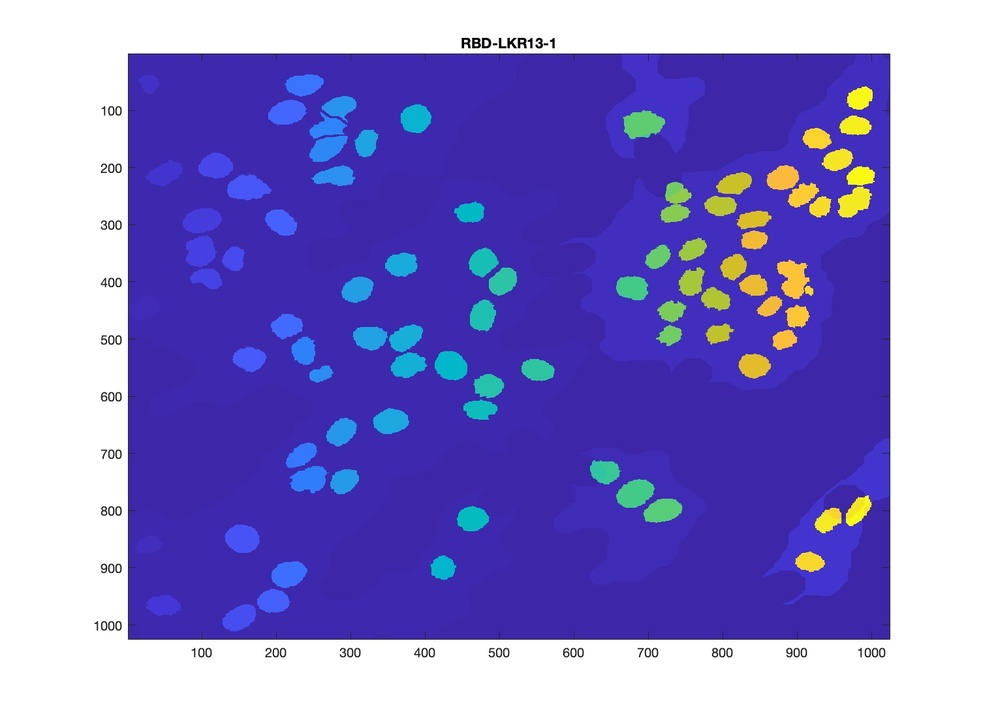
%> input picture CODE/IDP_R_1.jpg, 983 x 718 px, shrunk from 1506 x 1100 before the run
$ octave DP_input4.m   (GNU Octave 9; MATLAB toolbox functions it lacks are replaced by stand-ins)
%> lines starting %> are read from the running program, lines starting %| are printed output that depends on the picture
%% OUTPUT DAPI PHALLOIDIN COMBINATION PLOTS
figure

h1 = subplot(2,5,1)
imshow(imread("IDP_R_1.jpg"))

h2 = subplot(2,5,2)
imshow(imread("IDP_R_1_1.png"))
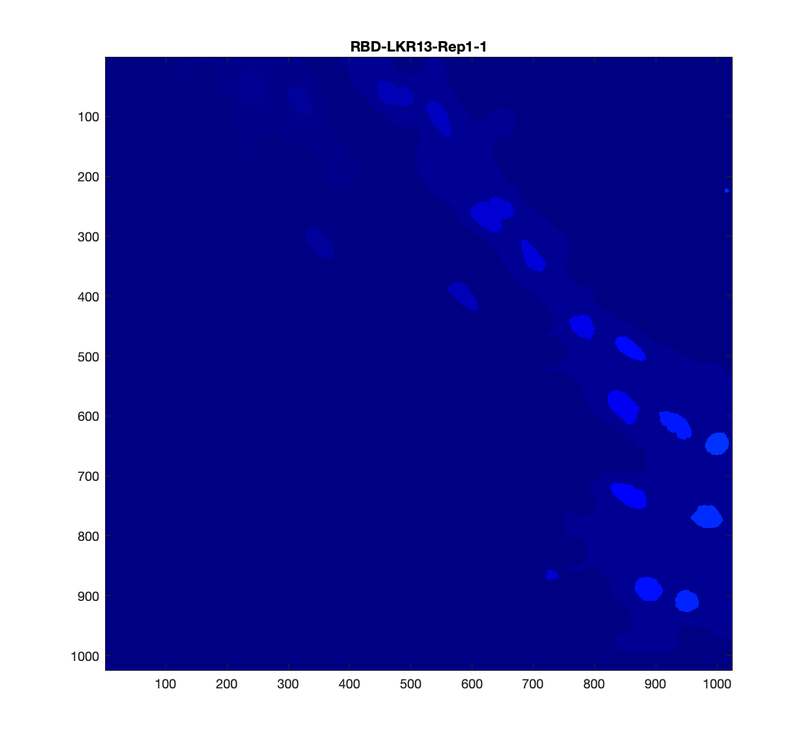
%> input picture CODE/IDP_R_1_1.png, 809 x 753 px, shrunk from 1240 x 1154 before the run

h3 = subplot(2,5,3)
imshow(imread("IDP_R_1_2.png"))
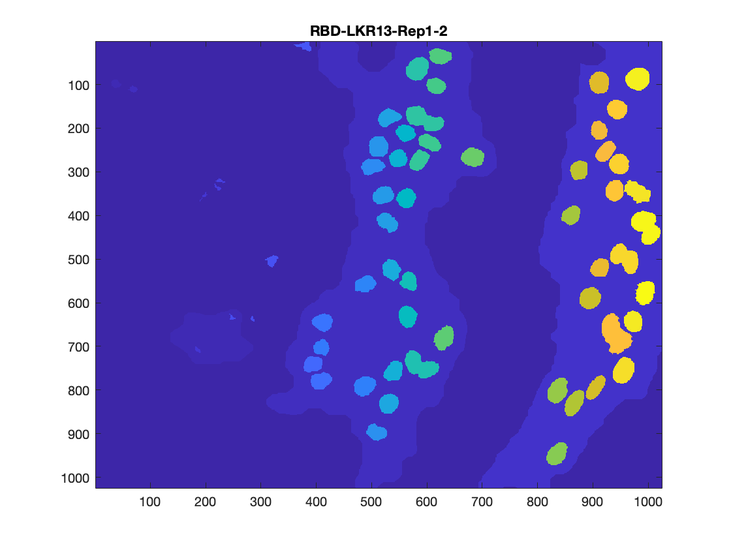
%> input picture CODE/IDP_R_1_2.png, 731 x 548 px, shrunk from 1120 x 840 before the run

h4 = subplot(2,5,4)
imshow(imread("IDP_R_1_4.png"))
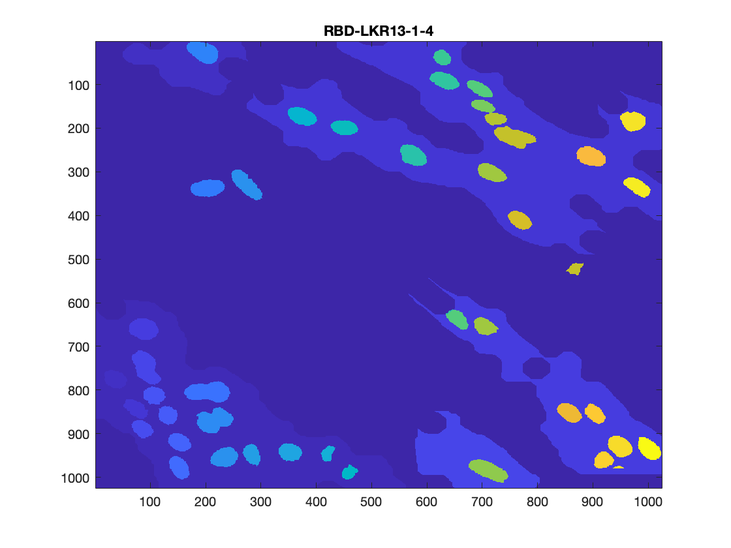
%> input picture CODE/IDP_R_1_4.png, 731 x 548 px, shrunk from 1120 x 840 before the run

h5 = subplot(2,5,5)
imshow(imread("IDP_R_1_5.png"))
%> (this line was passed over: imshow is not available in this run)

h6 = subplot(2,5,6)
imshow(imread("IDP_W_1.png"))
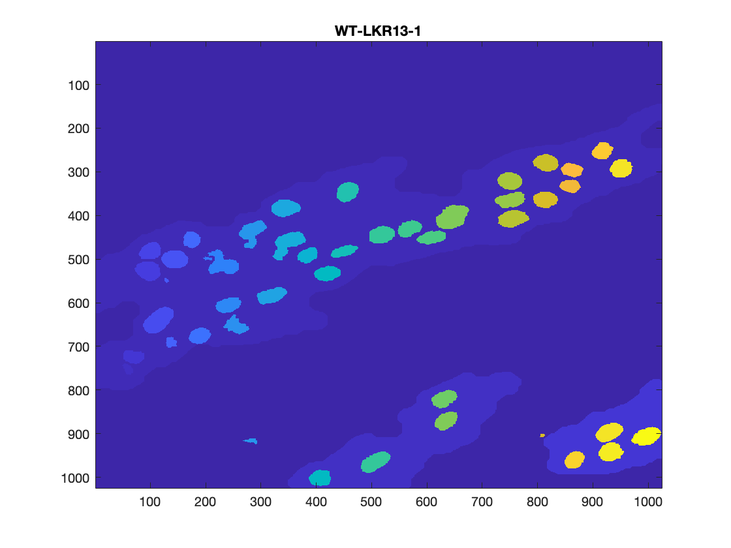
%> input picture CODE/IDP_W_1.png, 731 x 548 px, shrunk from 1120 x 840 before the run

h7 = subplot(2,5,7)
imshow(imread("IDP_W_1_1.png"))
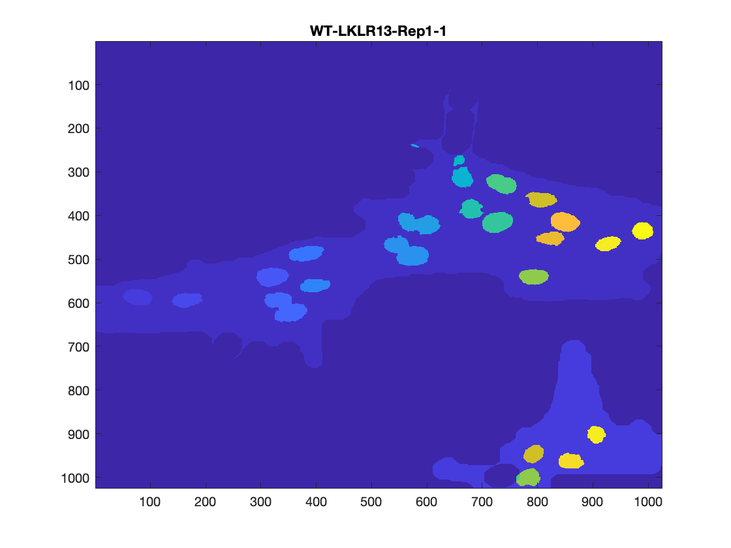
%> input picture CODE/IDP_W_1_1.png, 731 x 548 px, shrunk from 1120 x 840 before the run

h8 = subplot(2,5,8)
imshow(imread("IDP_W_1_2.png"))
%> (this line was passed over: imshow is not available in this run)

h9 = subplot(2,5,9)
imshow(imread("IDP_W_1_3.png"))
%> (this line was passed over: imshow is not available in this run)

h10 = subplot(2,5,10)
imshow(imread("IDP_W_1_6.png"))
%> (this line was passed over: imshow is not available in this run)
